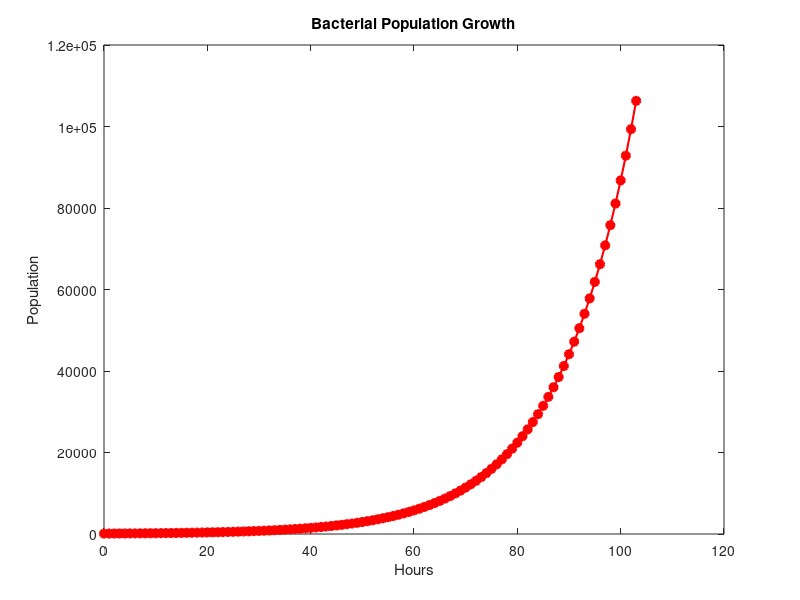

Write the MATLAB code that produced this figure. (Note: this script raises an error after producing the figure.)
function populationGrowth()
    initial_bacteria = 100;
    capacity = 100000;
    growth_rate = 1.07;
    
    current_pop = initial_bacteria;
    hours_passed = 0;
    
    pop_history = current_pop;
    time_history = hours_passed;

    disp('Simulation starting...');

    while current_pop < capacity
        current_pop = current_pop * growth_rate;
        
        hours_passed = hours_passed + 1;
        
        % append to arrays, matlab shows warning that arrays change size
        % each iteration
        pop_history = [pop_history, current_pop];
        time_history = [time_history, hours_passed];
    end
    
    fprintf('It took %d hours to reach the capacity of %d bacteria.\n', hours_passed, capacity);
    
    figure;
    plot(time_history, pop_history, 'ro-', 'LineWidth', 1.5, 'MarkerFaceColor', 'r');
    title('Bacterial Population Growth');
    xlabel('Hours');
    ylabel('Population');
    yline(capacity, 'k--', 'Capacity Limit');
    grid on;
end
